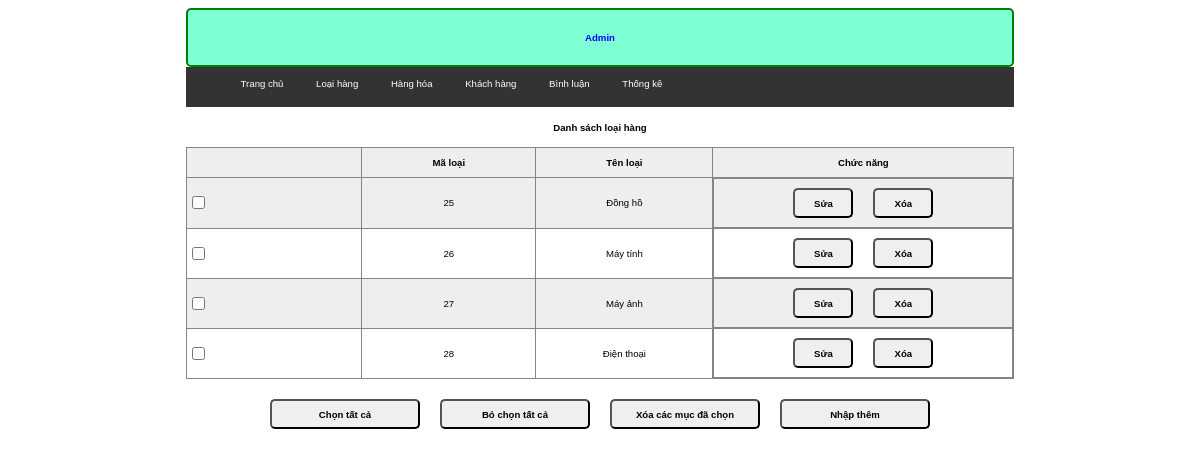
Page /Assignment/loai/danhsach_loaihang.php on the committed database.
### tables this page shows
CREATE TABLE `loai` (
  `ma_loai` int NOT NULL COMMENT 'mã loại hàng',
  `ten_loai` varchar(50) NOT NULL COMMENT 'tên loại hàng'
);

### Assignment/pdo.php (called while the page is built, shortened)
<?php
function pdo_get_connection(){
    $dburl = "mysql:host=localhost;
    dbname=xsshop;
    charset=utf8";
    $username = "root";
    $password = "trinhduc2001";
    try{
        $conn = new PDO($dburl,$username,$password);
        $conn->setAttribute(PDO::ATTR_ERRMODE, PDO::ERRMODE_EXCEPTION);
        return $conn;
    } catch(PDOException $e){
        echo 'that bai';
        $e ->getMessage();
    }
}
function pdo_query($sql){
    $sql_args = array_slice(func_get_args(), 1);
    try{
        $conn = pdo_get_connection();
        $stmt = $conn->prepare($sql);
        $stmt->execute($sql_args);
        $rows = $stmt->fetchAll();
        return $rows;
    }
    catch(PDOException $e){
        throw $e;
    }
    finally{
        unset($conn);
    }
}
?>

### Assignment/loai/loai.php (called while the page is built, shortened)
<?php
function loai_selectAll(){
    $sql="SELECT * FROM `loai`";
    return pdo_query($sql);
}
?>

### Assignment/loai/danhsach_loaihang.php (the view, shortened to what this page needs)
<?php
    require "../pdo.php";
    require "loai.php";
    $ds_loai = loai_selectAll();
?>
<!DOCTYPE html>
<html lang="en">
<head>
    <link rel="stylesheet" href="../css/style.css">
</head>
<body>
    <div class="container">
        <div class="header">
            <h1>Admin</h1>
        </div>
        <div class="menu">
            <ul>
                <li><a href="../index.php">Trang chủ</a></li>
                <li><a href="./danhsach_loaihang.php">Loại hàng</a></li>
                <li><a href="../hanghoa/danhsach_hanghoa.php">Hàng hóa</a></li>
                <li><a href="../tuan/user/index.php?act=kh">Khách hàng</a></li>
                <li><a href="../binhluan/danhsach_binhluan.php">Bình luận</a></li>
                <li><a href="../tuan/user/index.php?act=tk">Thống kê</a></li>
            </ul>
        </div>
        <div class="rowheader"><h1>Danh sách loại hàng</h1></div>
        <div class="row-content">
            <form action="" method="post">
                <div class="tab">
                    <table>
                        <thead>
                            <tr>
                                <th></th>
                                <th>Mã loại</th>
                                <th>Tên loại</th>
                                <th>Chức năng</th>
                            </tr>
                        </thead>
                        <tbody>
                            <?php
                                foreach($ds_loai as $ds){
                            ?>
                            <tr>
                                <td><input type="checkbox" name="name[]" id="check_all"></td>
                                <td align="center"><?php extract($ds); echo $ma_loai?></td>
                                <td align="center"><?php extract($ds); echo $ten_loai?></td>
                                <td style="display:flex;justify-content: center;align-items: center;">
                                    <a href="edit_loai.php?ma_loai=<?php extract($ds); echo $ma_loai ?>"><input type="button" value="Sửa" style="width:60px"></a>
                                    <a href="danhsach_loaihang.php?ma_loai=<?php extract($ds); echo $ma_loai ?>" onclick="return confirm('Bạn có chắc xóa không')">
                                        <input type="button" value="Xóa" style="width:60px">
                                    </a>
                                </td>
                            </tr>
                            <?php
                                }
                            ?>
                        </tbody>
                    </table>
                </div>
                <div class="but">
                    <input type="button" value="Chọn tất cả" id="btn1">
                    <input type="button" value="Bỏ chọn tất cả" id="btn2">
                    <input type="button" value="Xóa các mục đã chọn">
                    <a href="admin.php"><input type="button" value="Nhập thêm"></a>
                </div>
            </form>
        </div>
    </div>
</body>
</html>

### Assignment/css/style.css (style rules this page uses)
* { box-sizing: border-box; font-family: sans-serif; font-size: 0.8vw; }
.container { width: 70%; margin: 0 auto; }
.header { background-color: aquamarine; color: blue; border: 2px green solid; border-radius: 5px; }
.header h1 { margin: 10px 20px; height: 35px; display: flex; justify-content: center; align-items: center; }
.menu ul li { display: inline; padding: 0 5px; }
.menu a { text-decoration: none; color: white; margin: 0 10px; }
.menu { background-color: #333; height: 40px; padding-top: 1px; }

### Assignment/loai/danhsach_loaihang.php (style rules this page uses)
.rowheader { height: 40px; width: 100%; display: flex; justify-content: center; align-items: center; background-color:#fff; }
.but { display: flex; justify-content: center; align-items: center; margin: 20px 0; }
input[type="button"] { margin: 0 10px; width: 150px; height: 30px; border-radius: 5px 5px 5px 5px; font-weight: 700; }
td { width: 300px; height:50px; }
th { height:30px; }
table, th, td { border:1px solid #868585; }
table { border-collapse:collapse; }
table tr:nth-child(odd) { background-color:#eee; }
table tr:nth-child(even) { background-color:white; }

### rows in the picture
loai: ma_loai "25", ten_loai "Đồng hồ"
loai: ma_loai "26", ten_loai "Máy tính"
loai: ma_loai "27", ten_loai "Máy ảnh"
loai: ma_loai "28", ten_loai "Điện thoại"
